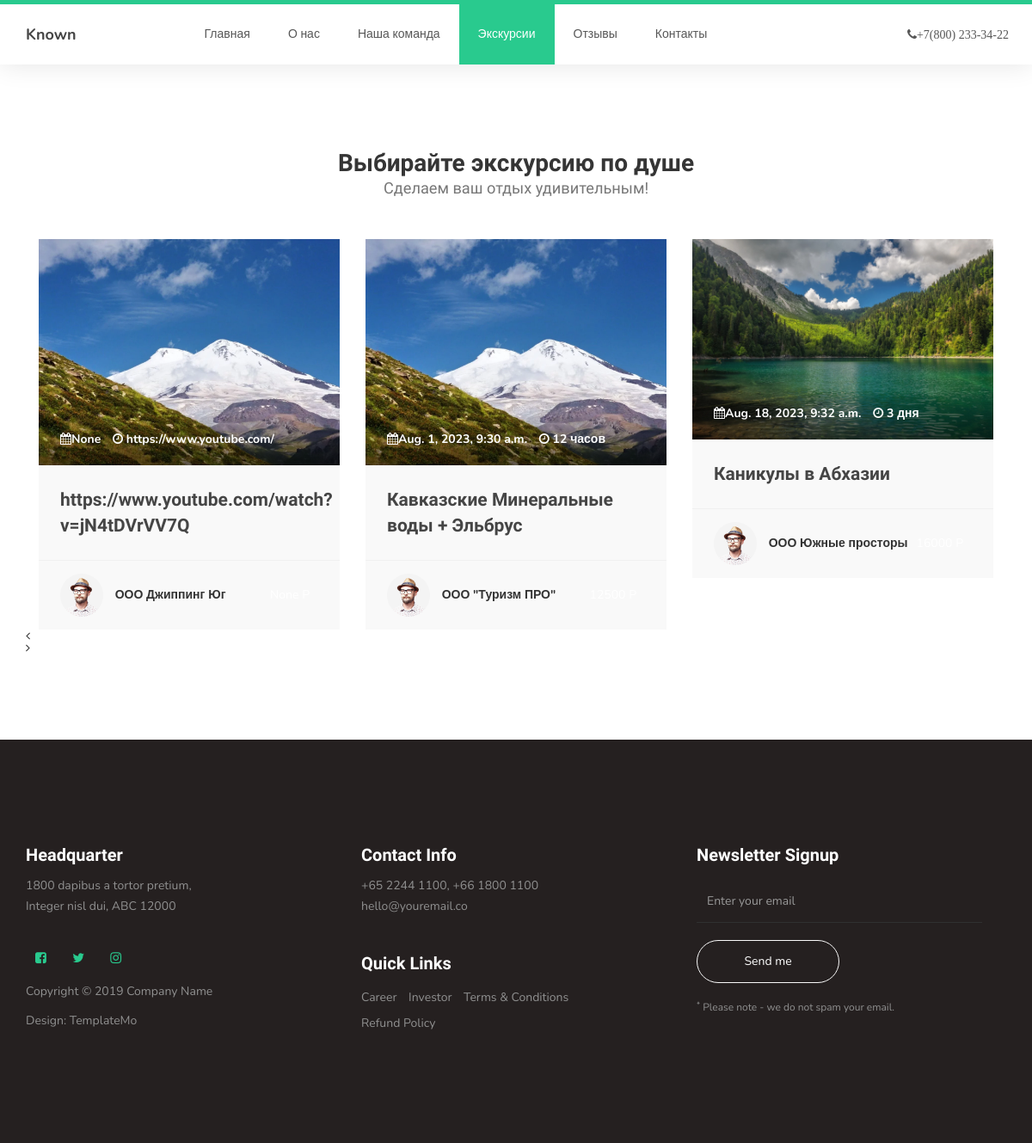
/trip/, run on the app's committed database.
### product/models.py (models this page shows, shortened)
class Trip(models.Model):
    company = models.ForeignKey(Company, verbose_name = 'Компания', on_delete=models.CASCADE, null=True)
    name = models.CharField(max_length=500, verbose_name="Название")
    decription = models.TextField(verbose_name='Описание машрута', null=True, blank=True)
    decription_trip = models.TextField(verbose_name='Детали поездки', null=True, blank=True)
    decription_other = models.TextField(verbose_name='Дополнительная информация', null=True, blank=True)
    type = models.ForeignKey(Trip_type, verbose_name = 'Тип экскурси', on_delete=models.SET_NULL, null=True)
    number = models.CharField(max_length=50, verbose_name="Транспорт если есть", null=True, blank=True)
    seets= models.IntegerField(verbose_name="Количество мест",null=True, blank=True)
    children_seets=models.BooleanField(default=False, verbose_name="Детские места")
    disabled_seets= models.BooleanField(default=False, verbose_name="Места для инвалидов")
    data = models.DateTimeField(verbose_name='Дата и время начала экскурсии', null=True, blank=True)
    time = models.CharField(max_length=400, verbose_name="Продолжительность экскурсии")
    status = models.ForeignKey(Status, verbose_name = 'Статус', on_delete=models.SET_NULL, null=True)
    details = models.TextField(max_length=500, verbose_name="Короткий баннер для сайта", default=None, null=True, blank=True)
    price = models.IntegerField(verbose_name="Стоимость",null=True,blank=True)
    photo = models.ImageField(verbose_name='Рекламный баннер', upload_to='media/trip')
    stars = models.PositiveIntegerField(
        verbose_name="Количество звёзд", default=0, validators=[MinValueValidator(0), MaxValueValidator(5)]
    )
    options = models.ManyToManyField(
        AdditionalOptions, verbose_name="Дополнительные опции", related_name="hotels", blank=True
    )
    class Meta:
        verbose_name = "Экскурсия"
        verbose_name_plural = "Экскурсия"
        ordering = ['name',]

### company/models.py (models this page shows, shortened)
class Company(models.Model):
    name = models.CharField(max_length=400,verbose_name='Название компании' )
    manager = models.CharField(max_length=400,verbose_name='ФИО Менеджера' )
    phone = models.CharField(max_length=50, verbose_name="Телефон")
    photo = models.ImageField(blank=True,null=True)
    short_description = models.TextField(verbose_name='Короткое описание менеджера', blank=True, null=True)
    site = models.URLField(verbose_name='Ссылка на сайт', blank=True ,null=True)
    referal = models.BooleanField(verbose_name='Партнер в бонусной системе', default=False)
    requisites = models.FileField(verbose_name='Реквизиты', blank=True, null=True)
    class Meta:
        verbose_name = "Компания"
        verbose_name_plural = "Компании"

### product/views.py (the view)
# urls.py: path('trip/',TripListView.as_view(), name='trip' ),
class TripListView(ListView):
    template_name = 'trip.html'
    context_object_name = 'data'
    def get_queryset(self):
        data = {}
        data['trip'] = Trip.objects.all()
        data['bonus'] = Company.objects.filter(referal=True)
        data['documents'] = Document.objects.all()
        data['contacts'] = Contacts.objects.all()
        return data

### templates/trip.html (shortened to what this page needs)
{%load static%}
<html lang="ru">
<head>
     <link rel="stylesheet" href={% static "css/bootstrap.min.css" %}>
     <link rel="stylesheet" href={% static "css/font-awesome.min.css" %}>
     <link rel="stylesheet" href={% static "css/owl.carousel.css" %}>
     <link rel="stylesheet" href={% static "css/owl.theme.default.min.css" %}>
     <link rel="stylesheet" href={% static "css/templatemo-style.css" %}>
</head>
<body id="top" data-spy="scroll" data-target=".navbar-collapse" data-offset="50">
     <section class="navbar custom-navbar navbar-fixed-top" role="navigation">
          <div class="container">
               <div class="navbar-header">
                    <a href="#" class="navbar-brand">Known</a>
               </div>
               <div class="collapse navbar-collapse">
                    <ul class="nav navbar-nav navbar-nav-first">
                         <li><a href="#top" class="smoothScroll">Главная</a></li>
                         <li><a href="#about" class="smoothScroll">О нас</a></li>
                         <li><a href="#team" class="smoothScroll">Наша команда</a></li>
                         <li><a href="#courses" class="smoothScroll">Экскурсии</a></li>
                         <li><a href="#testimonial" class="smoothScroll">Отзывы</a></li>
                         <li><a href="#contact" class="smoothScroll">Контакты</a></li>
                    </ul>
                    <ul class="nav navbar-nav navbar-right">
                         <li>
                              <a href="tel:+78005551786" class="fa fa-phone" title="Позвоните нам">+7(800) 233-34-22</a>
                         </li>
                    </ul>
               </div>
          </div>
     </section>
     <section id="courses">
          <div class="container">
               <div class="row">
                    <div class="col-md-12 col-sm-12">
                         <div class="section-title">
                              <h2>Выбирайте экскурсию по душе <small>Сделаем ваш отдых удивительным!</small></h2>
                         </div>
                         <div class="owl-carousel  owl-courses">
                              {% for item in data.trip %}
                              <div class="col-md-4 col-sm-4">
                                   <div class="item">
                                        <div class="courses-thumb">
                                             <div class="courses-top">
                                                  <div class="courses-image">
                                                       <img src={{item.photo.url}} class="img-responsive" alt="">
                                                  </div>
                                                  <div class="courses-date">
                                                       <span><i class="fa fa-calendar"></i>{{item.data}}</span>
                                                       <span><i class="fa fa-clock-o"></i> {{item.time}}</span>
                                                  </div>
                                             </div>
                                             <div class="courses-detail">
                                                  <h3><a href="#">{{item.name}}</a></h3>
                                             </div>
                                             <div class="courses-info">
                                                  <div class="courses-author">
                                                       <img src={%  static "images/author-image1.jpg" %} class="img-responsive" alt="">
                                                       <span>{{item.company.name}}</span>
                                                  </div>
                                                  <div class="courses-price">
                                                       <a href="#"><span>{{item.price}} P</span></a>
                                                  </div>
                                             </div>
                                        </div>
                                   </div>
                              </div>
                              {%endfor%}
                         </div>
                    </div>
               </div>
          </div>
     </section>
     <footer id="footer">
          <div class="container">
               <div class="row">
                    <div class="col-md-4 col-sm-6">
                         <div class="footer-info">
                              <div class="section-title">
                                   <h2>Headquarter</h2>
                              </div>
                              <address>
                                   <p>1800 dapibus a tortor pretium,<br> Integer nisl dui, ABC 12000</p>
                              </address>
                              <ul class="social-icon">
                                   <li><a href="#" class="fa fa-facebook-square" attr="facebook icon"></a></li>
                                   <li><a href="#" class="fa fa-twitter"></a></li>
                                   <li><a href="#" class="fa fa-instagram"></a></li>
                              </ul>
                              <div class="copyright-text">
                                   <p>Copyright &copy; 2019 Company Name</p>
                                   <p>Design: TemplateMo</p>
                              </div>
                         </div>
                    </div>
                    <div class="col-md-4 col-sm-6">
                         <div class="footer-info">
                              <div class="section-title">
                                   <h2>Contact Info</h2>
                              </div>
                              <address>
                                   <p>+65 2244 1100, +66 1800 1100</p>
                                   <p><a href="mailto:youremail.co">hello@youremail.co</a></p>
                              </address>
                              <div class="footer_menu">
                                   <h2>Quick Links</h2>
                                   <ul>
                                        <li><a href="#">Career</a></li>
                                        <li><a href="#">Investor</a></li>
                                        <li><a href="#">Terms & Conditions</a></li>
                                        <li><a href="#">Refund Policy</a></li>
                                   </ul>
                              </div>
                         </div>
                    </div>
                    <div class="col-md-4 col-sm-12">
                         <div class="footer-info newsletter-form">
                              <div class="section-title">
                                   <h2>Newsletter Signup</h2>
                              </div>
                              <div>
                                   <div class="form-group">
                                        <form action="#" method="get">
                                             <input type="email" class="form-control" placeholder="Enter your email" name="email" id="email" required="">
                                             <input type="submit" class="form-control" name="submit" id="form-submit" value="Send me">
                                        </form>
                                        <span><sup>*</sup> Please note - we do not spam your email.</span>
                                   </div>
                              </div>
                         </div>
                    </div>
               </div>
          </div>
     </footer>
</body>
</html>

### front_static/css/templatemo-style.css (style rules this page uses)
body { background: #ffffff; font-family: 'Nunito', sans-serif; overflow-x: hidden; padding-top: 70px; }
h1,h2,h3,h4,h5,h6 { font-family: 'Muli', sans-serif; font-weight: bold; line-height: inherit; }
h2 { color: #353535; font-size: 2em; padding-bottom: 10px; }
h3 { font-size: 1.5em; margin-bottom: 0; }
h3, h3 a { color: #454545; }
p { color: #757575; font-size: 14px; font-weight: normal; line-height: 24px; }
html { -webkit-font-smoothing: antialiased; }
a { color: #252525; -webkit-transition: 0.5s; transition: 0.5s; text-decoration: none !important; }
a, input, button, .form-control { -webkit-transition: 0.5s; transition: 0.5s; }
.section-title { padding-bottom: 40px; }
.section-title h2 { margin: 0; }
.section-title small { display: block; }
section { position: relative; padding: 100px 0; }
.custom-navbar { background: #ffffff; border-top: 5px solid #29ca8e; border-bottom: 0; -webkit-box-shadow: 0 1px 30px rgba(0, 0, 0, 0.1); -moz-box-shadow: 0 1px 30px rgba(0, 0, 0, 0.1); box-shadow: 0 1px 30px rgba(0, 0, 0, 0.1); padding: 12px 0; margin-bottom: 0; padding: 0; }
.custom-navbar .navbar-brand { color: #454545; font-size: 18px; font-weight: bold; line-height: 40px; }
.custom-navbar .navbar-nav.navbar-nav-first { margin-left: 8em; }
.custom-navbar .navbar-nav.navbar-right li a { padding-right: 12px; padding-left: 12px; }
.custom-navbar .nav li a { line-height: 40px; color: #575757; padding-right: 22px; padding-left: 22px; }
.custom-navbar .nav li.active > a { background-color: #29ca8e; color: #ffffff; }
#courses .section-title { text-align: center; }
.courses-thumb { background: #f9f9f9; position: relative; }
.courses-top { position: relative; }
.courses-image { background: linear-gradient(to right, #202020, #101010); }
.courses-date { background: linear-gradient(rgba(255, 0, 0, 0), rgba(0, 0, 0, 0.6)); width: 100%; position: absolute; bottom: 0; padding: 20px 25px; }
.courses-date span, .courses-author span { font-size: 14px; font-weight: bold; }
.courses-date span { color: #ffffff; display: inline-block; margin-right: 10px; }
.courses-detail { padding: 25px 25px 15px 25px; }
.courses-detail h3 { margin: 0 0 2px 0; }
.courses-info { border-top: 1px solid #f0f0f0; position: relative; clear: both; padding: 15px 25px; }
.courses-author, .courses-author span { display: inline-block; vertical-align: middle; }
.courses-author img { display: inline-block !important; border-radius: 50px; width: 50px !important; height: 50px; margin-right: 10px; }
.courses-price { float: right; margin-top: 10px; }
.courses-price span { border-radius: 2px; color: #ffffff; display: block; padding: 5px 10px; }
#courses .col-md-4, #testimonial .col-md-4 { display: block; width: 100%; }
footer { background: #252020; padding: 120px 0; }
footer .section-title { padding-bottom: 10px; }
footer h2 { font-size: 20px; }
footer a, footer p { color: #909090; }
footer address p { margin-bottom: 0; }
footer .social-icon { margin-top: 25px; }
.footer-info { margin-right: 2em; }
.footer-info h2 { color: #ffffff; padding: 0; }
.footer_menu h2 { margin-top: 2em; }
.footer_menu ul { margin: 0; padding: 0; }
.footer_menu li { display: inline-block; list-style: none; margin: 5px 10px 5px 0; }
.newsletter-form .form-control { background: transparent; border-radius: 0; box-shadow: none; border: 0; border-bottom: 1px solid #303030; height: 50px; margin: 5px 0; }
.newsletter-form input[type="submit"] { background: transparent; border: 1px solid #f9f9f9; border-radius: 50px; color: #ffffff; display: block; margin-top: 20px; outline: none; width: 50%; }
.newsletter-form .form-group span { color: #909090; display: block; font-size: 12px; margin-top: 20px; }
.social-icon { position: relative; padding: 0; margin: 0; }
.social-icon li { display: inline-block; list-style: none; margin-bottom: 5px; }
.social-icon li a { border-radius: 100px; color: #29ca8e; font-size: 15px; width: 35px; height: 35px; line-height: 35px; text-decoration: none; text-align: center; transition: all 0.4s ease-in-out; position: relative; margin: 5px 5px 5px 0; }

### data on the page
Trip: photo (picture), data "None", time "https://www.youtube.com/", name "https://www.youtube.com/watch?v=jN4tDVrVV7Q", company.name "ООО Джиппинг Юг"
Trip: photo (picture), data "Aug. 1, 2023, 9:30 a.m.", time "12 часов", name "Кавказские Минеральные воды + Эльбрус", company.name "ООО \"Туризм ПРО\""
Trip: photo (picture), data "Aug. 18, 2023, 9:32 a.m.", time "3 дня", name "Каникулы в Абхазии", company.name "ООО Южные просторы"
